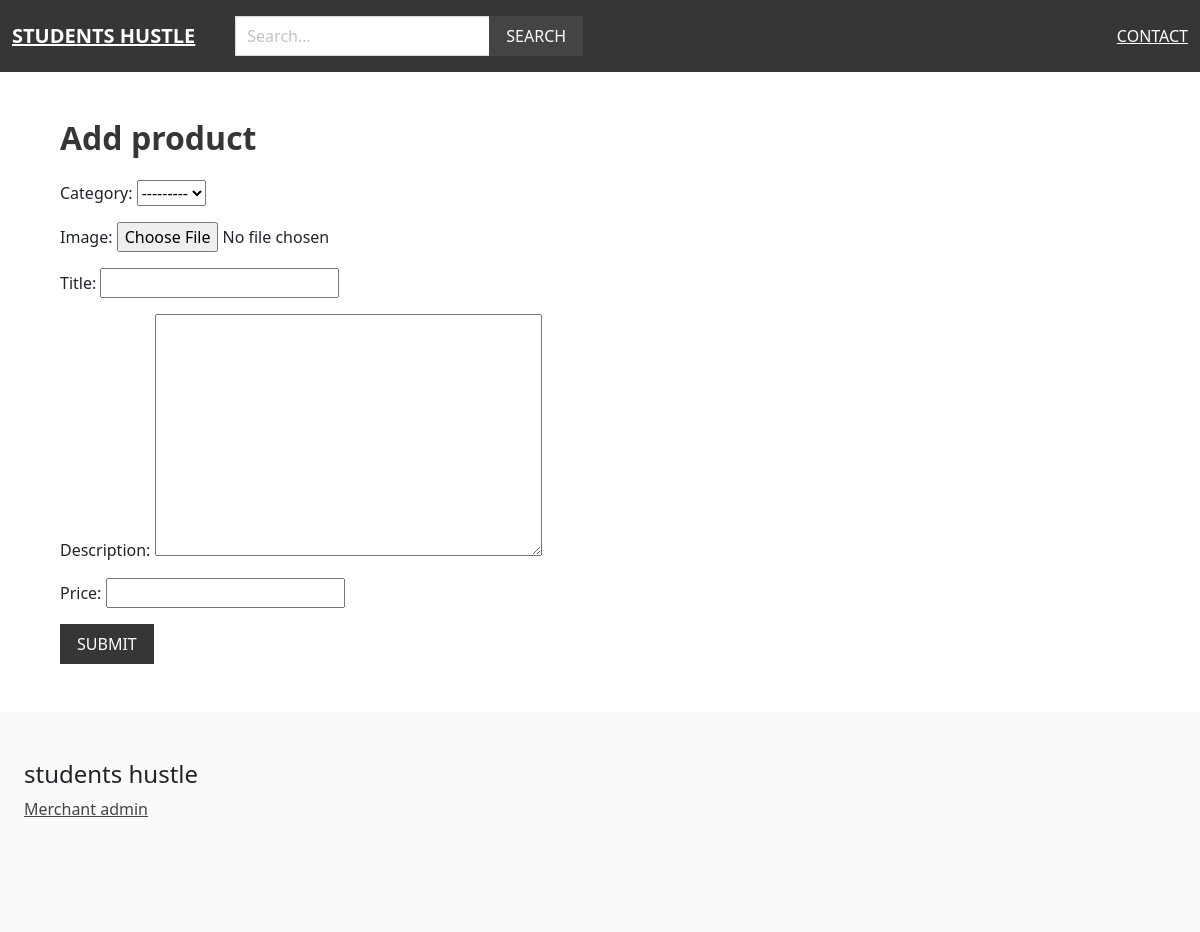
The page /merchant/add-product/ (signed in) on the database as committed earlier.
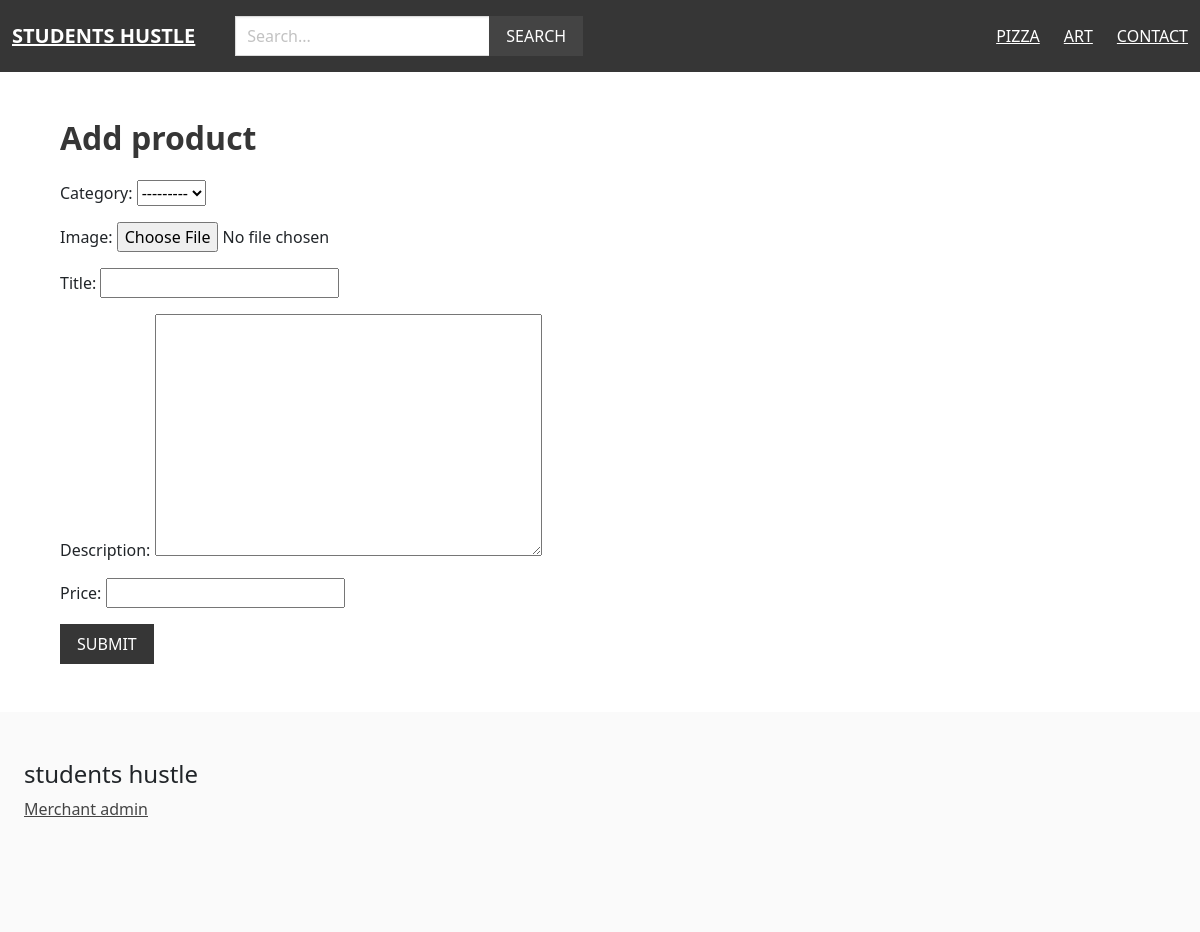
The same page on the database as committed later.
### apps/product/models.py (models this page shows)
class Category(models.Model):
    title = models.CharField(max_length=255)
    slug = models.SlugField(max_length=255)
    ordering = models.IntegerField(default=0)
    class Meta:
        ordering = ['ordering']
    def __str__(self):
        return self.title

### apps/merchant/views.py (the view)
# urls.py: path('add-product/', views.add_product, name='add_product'),
@login_required
def add_product(request):
    if request.method == 'POST':
        form = ProductForm(request.POST, request.FILES)
        if form.is_valid():
            product = form.save(commit=False)
            product.merchant = request.user.merchant
            product.slug = slugify(product.title)
            product.save()
            return redirect('merchant_admin')
    else:
        form = ProductForm()
    return render(request, 'merchant/add_product.html', {'form': form})

### apps/merchant/forms.py
class ProductForm(ModelForm):
    class Meta:
        model = Product
        fields = ['category', 'image', 'title', 'description', 'price']

### apps/product/context_processors.py (called while the page is built)
def menu_categories(request):
    categories = Category.objects.all()
    return {'menu_categories': categories}

### apps/merchant/templates/merchant/add_product.html (shortened to what this page needs)
{% extends 'core/base.html' %}
{% block content %}
    <h1 class="title">Add product</h1>
    <form method="post" action="." enctype="multipart/form-data">
        {{ form.as_p }}
        <div class="field">
            <div class="control">
                <button class="button is-dark is-uppercase">Submit</button>
            </div>
        </div>
    </form>
{% endblock %}

### apps/core/templates/core/base.html (shortened to what this page needs)
{%load static%}
<!DOCTYPE html>
<html lang="en">
<head>
    <link rel="stylesheet" href="https://cdn.jsdelivr.net/npm/bulma@0.9.1/css/bulma.min.css">
    <link rel="stylesheet" href="https://cdn.jsdelivr.net/npm/bootstrap@5.3.3/dist/css/bootstrap.min.css">
    <link rel="stylesheet" href="{%static 'styles/main.css'%}">
    <link rel="stylesheet" href="{%static 'scripts/main.js'%}">
</head>
<body>
    <nav class="navbar is-dark">
        <div class="navbar-brand">
            <a href="/" class="navbar-item"><strong>Students hustle</strong></a>
        </div>
        <div class="navbar-menu" id="main-navbar">
            <div class="navbar-start">
                <div class="navbar-item">
                    <form method="get" action="{% url 'search' %}">
                        <div class="field has-addons">
                            <div class="control">
                                <input type="text" class="input" placeholder="Search..." name="query">
                            </div>
                            <div class="control">
                                <button class="button is-dark is-uppercase">Search</button>
                            </div>
                        </div>
                    </form>
                </div>
            </div>
            <div class="navbar-end">
                {%for category in menu_categories%}
                        <a href="{% url 'category' category.slug %}" class="navbar-item">{{ category.title }}</a>
                {% endfor %}
                <a href="{%url 'contact'%}" class="navbar-item">Contact</a>
            </div>
        </div>
    </nav>
    <section class="section">
        <div class="container">
            {% block content %}
            {% endblock %}
        </div>
    </section>
    <footer class="footer">
        <h3 class="is-size-4 mb4">students hustle</h3>
    {% if request.user.is_authenticated %}
        <a href="{% url 'merchant_admin' %}">Merchant admin</a>
    {% else %}
        <a href="{% url 'become_merchant' %}">Become Merchant</a>
    {% endif %}
    </footer>
</body>
</html>

Rows that differ between the two databases and show on the page:
added Category: title "PIZZA"
added Category: title "ART"
